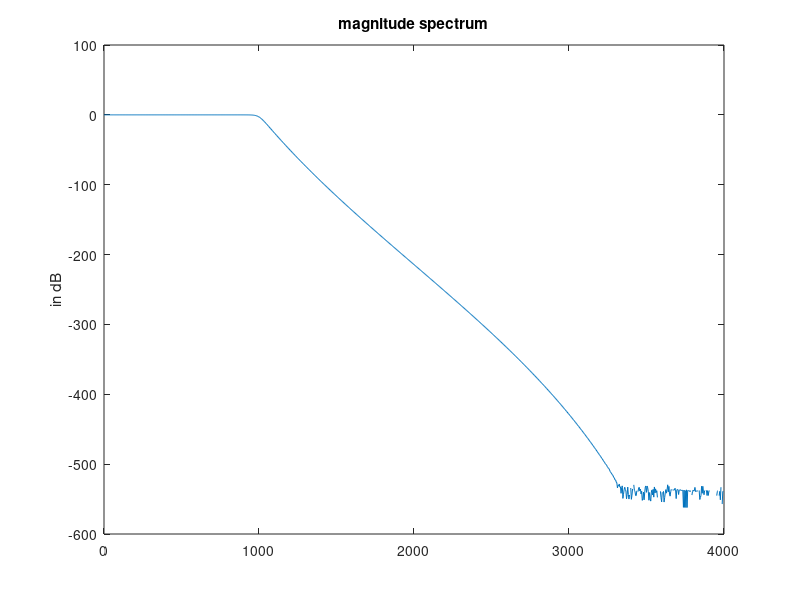
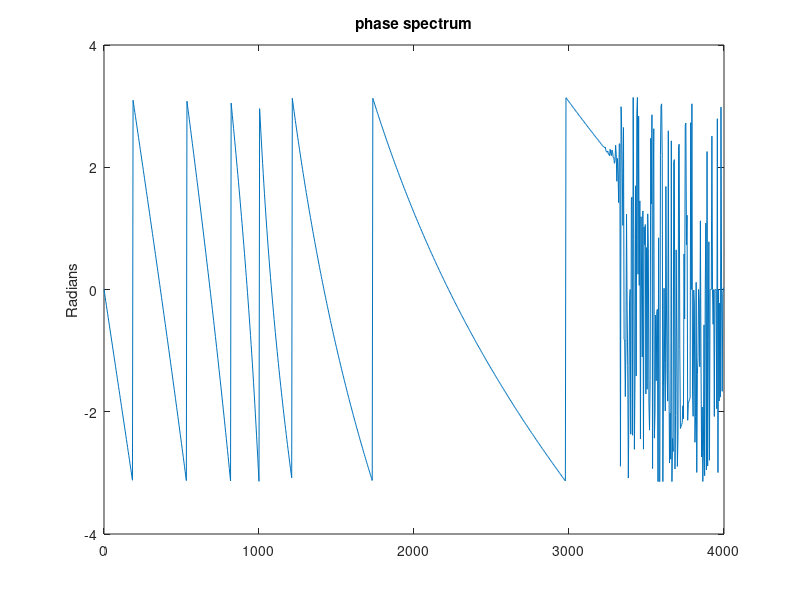
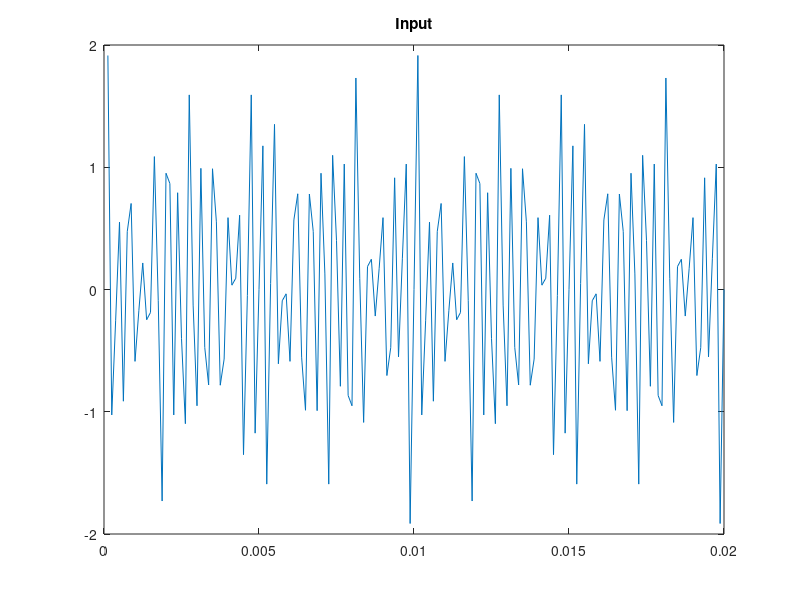
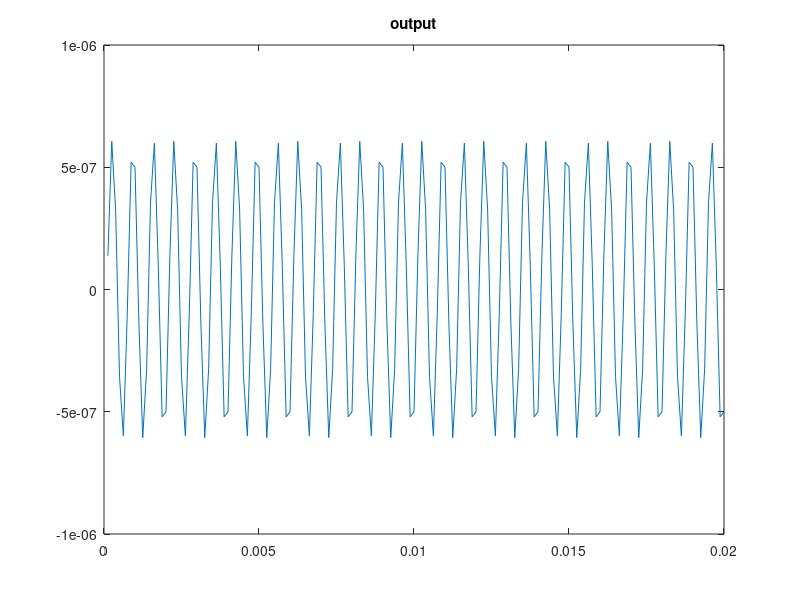

MATLAB code to generate these figures, in order:
%MaxGain=0dB,MaxPassBandRipple,Rp=3dB,MinStopBandAtten,Rs=60dB
%PassEdgeFreq=2KHz,StopEdgeFreq=2.5Khz,Fsamp=8KHz.
clear
Fsamp=8000;Rp=3;Rs=60;Fp=2000;Fs=2500;
[n,Wn] = buttord(Fp/Fsamp,Fs/Fsamp,3,60)
[b,a] = butter(n,Wn);
[H,w]=freqz(b,a,1024);
mag=20*log10(abs(H));
phs=angle(H);
plot(w/pi*Fsamp/2,mag);title('magnitude spectrum');ylabel('in dB');figure;
plot(w/pi*Fsamp/2,(phs));title('phase spectrum');ylabel('Radians');figure
A=[.4 .3 .5 1];F=[1500;2000;3000;2600];
t=1/Fsamp:1/Fsamp:.1;
X=A*sin(2*pi*F*t);
plot(t(1:160),X(end-159:end));title('Input');figure
Y=filter(b,a,X);
plot(t(1:160),Y(end-159:end));title('output')